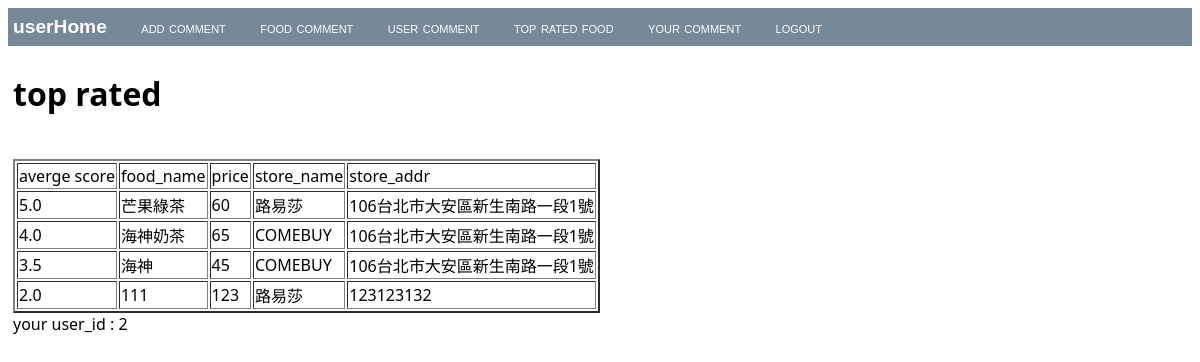
The app's page /usersearchtoprated (signed in) with its own data.
### tables this page shows
CREATE TABLE Food (food_sId integer, name text, price integer);

### app.py (the view)
@app.route("/usersearchtoprated", methods=['POST','GET'])
def user_search_top_rated():
    if session.get('user_id') == None or session.get('user_id') == 1:
        return render_template('guest_relogin.html')
    con = sqlite3.connect("database.db")
    cur = con.cursor()
    cur.execute("SELECT *,COUNT(Rating.rowid), SUM(Rating.score) FROM Food, Rating, Store WHERE Store.rowid = Food.food_sId AND Food.rowid = Rating.fId GROUP BY Food.rowid")
    rows = cur.fetchall()
    con.close()
    rows1 = []
    for row in rows:
        temp_list = list(row)
        temp_list[5] = round(temp_list[12] / temp_list[11], 1)
        rows1.append(tuple(temp_list))
    for i in range(len(rows1)-1):
        for j in range(len(rows1) - 1 - i):
            if rows1[j][5] < rows1[j+1][5]:
                temp_list = list(rows1)
                temp_list[j], temp_list[j+1] = temp_list[j+1], temp_list[j]
                rows1 = tuple(temp_list)
    return render_template("user_search_top_rated.html", rows1 = rows1)

### templates/user_search_top_rated.html
{% extends "user_layout.html" %}
{% block content %}
    <h1>top rated</h1>
    <br>
    <table border="2px">
        <thead>
            <td>averge score</td>
            <td>food_name</td>
            <td>price</td>
            <td>store_name</td>
            <td>store_addr</td>
        </thead>
        {% for row in rows1 %}
        <tr>
            <td>{{ row[5] }}</td>
            <td>{{ row[1] }}</td>
            <td>{{ row[2] }}</td>
            <td>{{ row[9] }}</td>
            <td>{{ row[10] }}</td>
        </tr>
        {% endfor %}
    </table>
{% endblock %}

### records on screen
Food: row "5.0", name "芒果綠茶", price "60", row "路易莎", row "106台北市大安區新生南路一段1號"
Food: row "4.0", name "海神奶茶", price "65", row "COMEBUY", row "106台北市大安區新生南路一段1號"
Food: row "3.5", name "海神", price "45", row "COMEBUY", row "106台北市大安區新生南路一段1號"
Food: row "2.0", name "111", price "123", row "路易莎", row "123123132"

### other values on screen
{{ session.get('user_id') }} "2"
